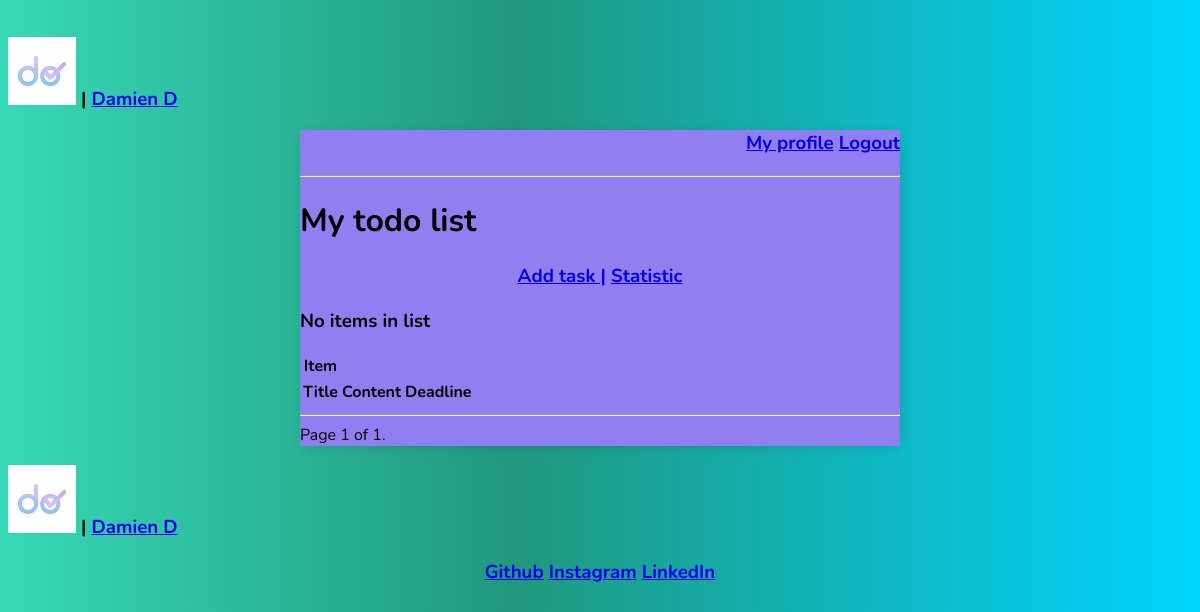
The app's page /tasks/ (signed in), older data.
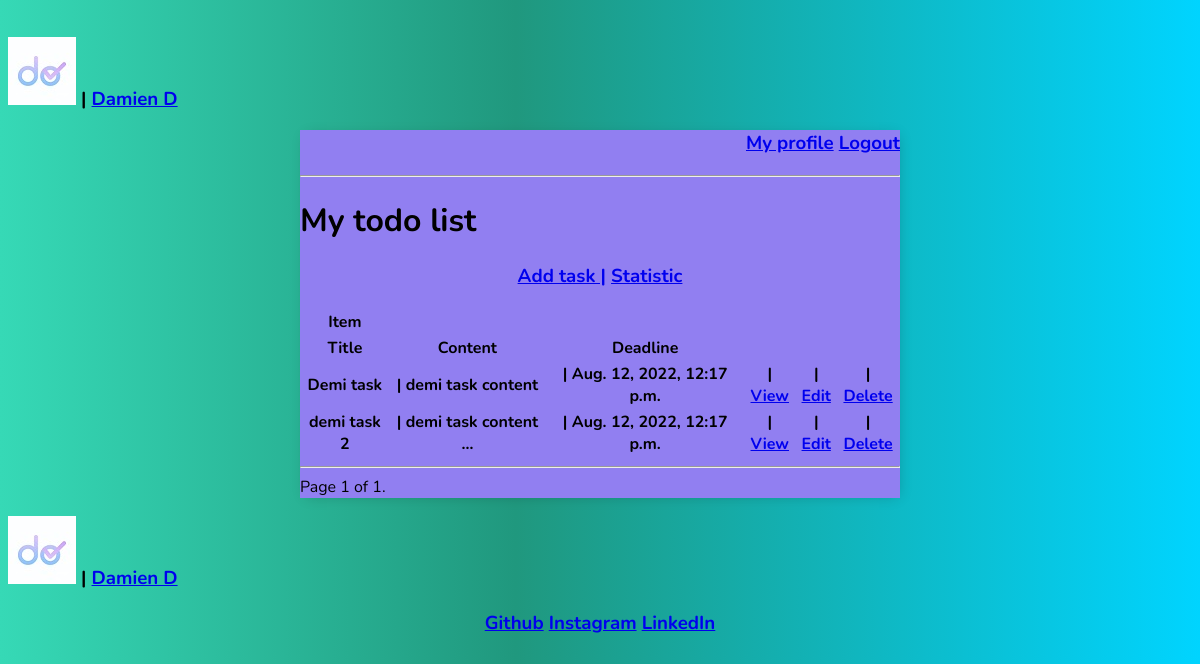
The same page, newer data.
### task_application/models.py (models this page shows, shortened)
class Task(models.Model):
    user = models.ForeignKey(settings.AUTH_USER_MODEL, on_delete=models.CASCADE)
    title = models.CharField(max_length=200)
    content = models.TextField(blank=True)
    created = models.DateTimeField(default=timezone.now, blank=True, null=True)
    due_date = models.DateTimeField(default=timezone.now, blank=True, null=True)
    done_date = models.DateTimeField(blank=True, null=True)
    status = models.CharField(choices=CHOICE_STATUS, max_length=15, default='todo')
    priority = models.CharField(choices=CHOICE_PRIORITY, max_length=7, default='medium')
    importance = models.BooleanField(default=False)
    class Meta:
        verbose_name = 'Task'

### task_application/views.py (the view)
# urls.py: path('tasks/', task_list, name='tasks'),
def task_list(request):
    task = Task.objects.filter(user_id=request.user)
    paginator = Paginator(task, 3)
    page = request.GET.get('page')
    try:
        tasks = paginator.page(page)
    except PageNotAnInteger:
        tasks = paginator.page(1)
    except EmptyPage:
        tasks = paginator.page(paginator.num_pages)
    return render(request,
                  'task_application/task_list.html',
                  {'page': page,
                   'tasks': tasks})

### task_application/templates/task_application/task_list.html (shortened to what this page needs)
<!DOCTYPE html>
<html lang="en">
<head>
{% extends 'task_application/base.html' %}
{% block content %}
</head>
<body>
{% if user.is_authenticated %}
    <h3 align="right"><a href="{% url 'profile' %}">My profile</a>
        <a href="{% url 'logout' %}">Logout</a></h3>
{% endif %}
<hr>
<h1>My todo list</h1>
<h3 align="center">
    <a href="{% url 'create_task' %}">Add task |</a>
    <a href="{% url 'statistic_list' %}"> Statistic</a>
</h3>
<table>
  <tr>
    <th>Item</th>
    <th></th>
  </tr>
  <tr>
      <th>Title</th>
      <th>Content</th>
      <th>Deadline</th>
  </tr>
  {% for task in tasks %}
    <tr>
      <th>{{task.title}}</th>
      <th>| {{task.content|truncatewords:3}}</th>
      <th>| {{task.due_date}}</th>
      <th>| <a href="{% url 'task' task.id %}">View</a></th>
      <th>| <a href="{% url 'task_update' task.id %}">Edit</a></th>
      <th>| <a href="{% url 'task_delete' task.id %} ">Delete</a></th>
    </tr>
  {% empty %}
    <h3>No items in list</h3>
  {% endfor %}
</table>
<hr>
    {% include "task_application/pagination.html" with page=tasks %}
{% endblock content %}

Row changes from the older to the newer data that the page shows:
added Task: title "Demi task", content "demi task content", due_date "Aug. 12, 2022, 12:17 p.m."
added Task: title "demi task 2", content "demi task content …", due_date "Aug. 12, 2022, 12:17 p.m."
Text that changed along with them:
text no longer shown: "No items in list"
